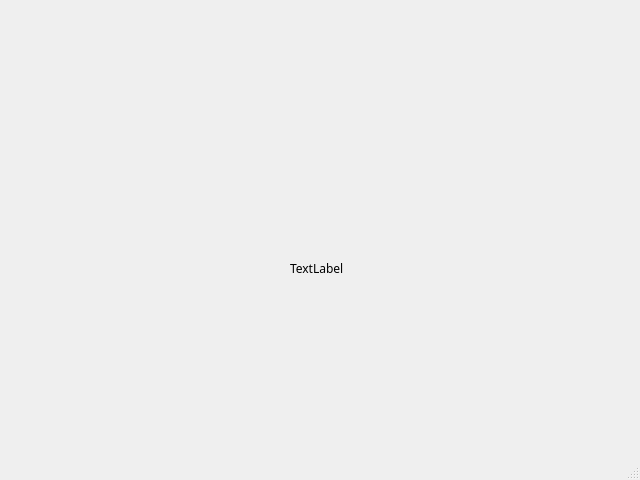
<?xml version="1.0" encoding="UTF-8"?>
<ui version="4.0">
 <class>MainWindow</class>
 <widget class="QMainWindow" name="MainWindow">
  <property name="geometry">
   <rect>
    <x>0</x>
    <y>0</y>
    <width>640</width>
    <height>480</height>
   </rect>
  </property>
  <property name="font">
   <font>
    <family>GHEA Grapalat</family>
   </font>
  </property>
  <property name="windowTitle">
   <string>MainWindow</string>
  </property>
  <widget class="QWidget" name="centralwidget">
   <widget class="QLabel" name="label">
    <property name="geometry">
     <rect>
      <x>290</x>
      <y>260</y>
      <width>59</width>
      <height>16</height>
     </rect>
    </property>
    <property name="text">
     <string>TextLabel</string>
    </property>
   </widget>
  </widget>
  <widget class="QMenuBar" name="menubar">
   <property name="geometry">
    <rect>
     <x>0</x>
     <y>0</y>
     <width>640</width>
     <height>22</height>
    </rect>
   </property>
  </widget>
  <widget class="QStatusBar" name="statusbar"/>
 </widget>
 <resources/>
 <connections/>
</ui>
